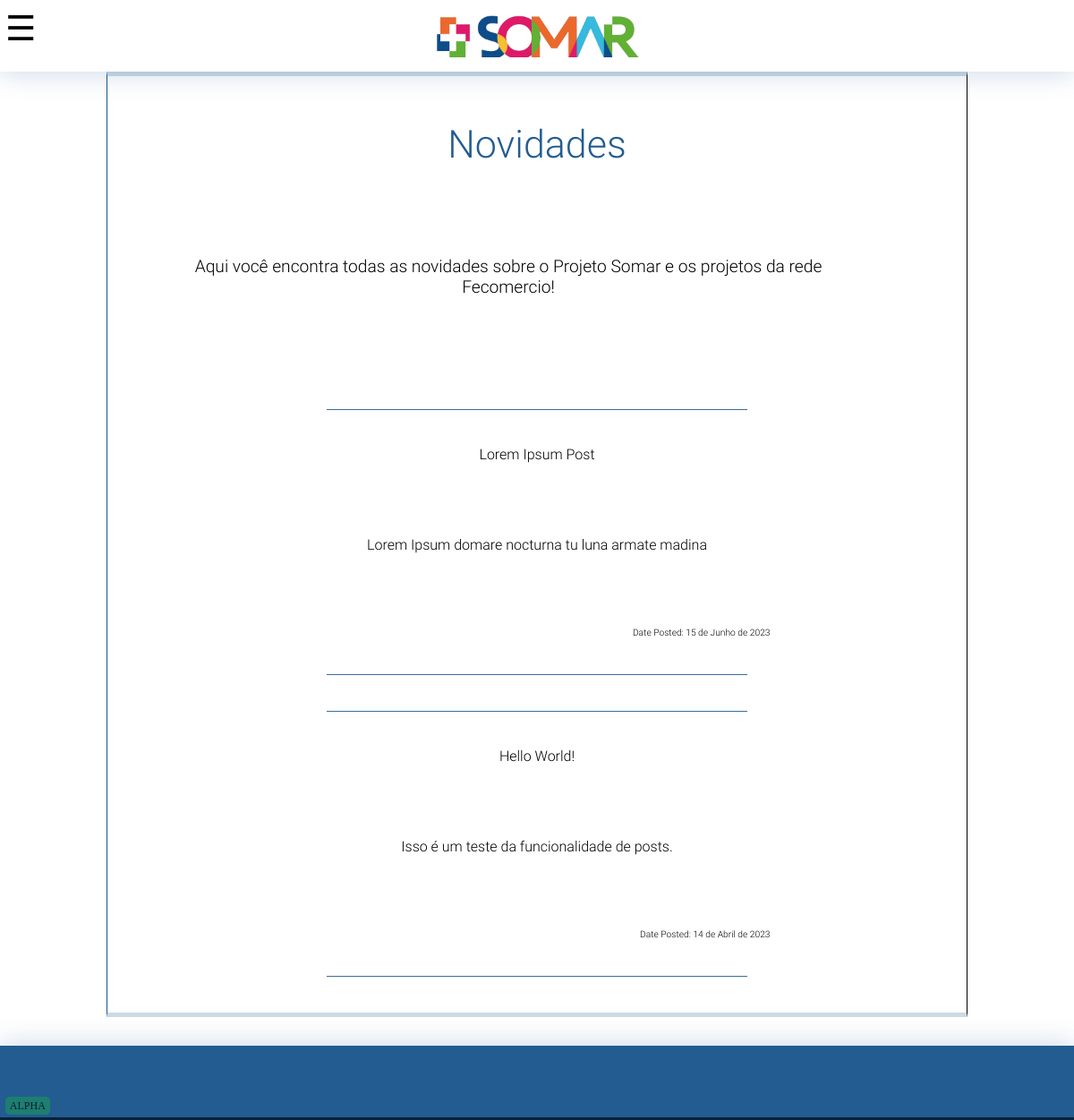
The page /news/ on the database as committed earlier.
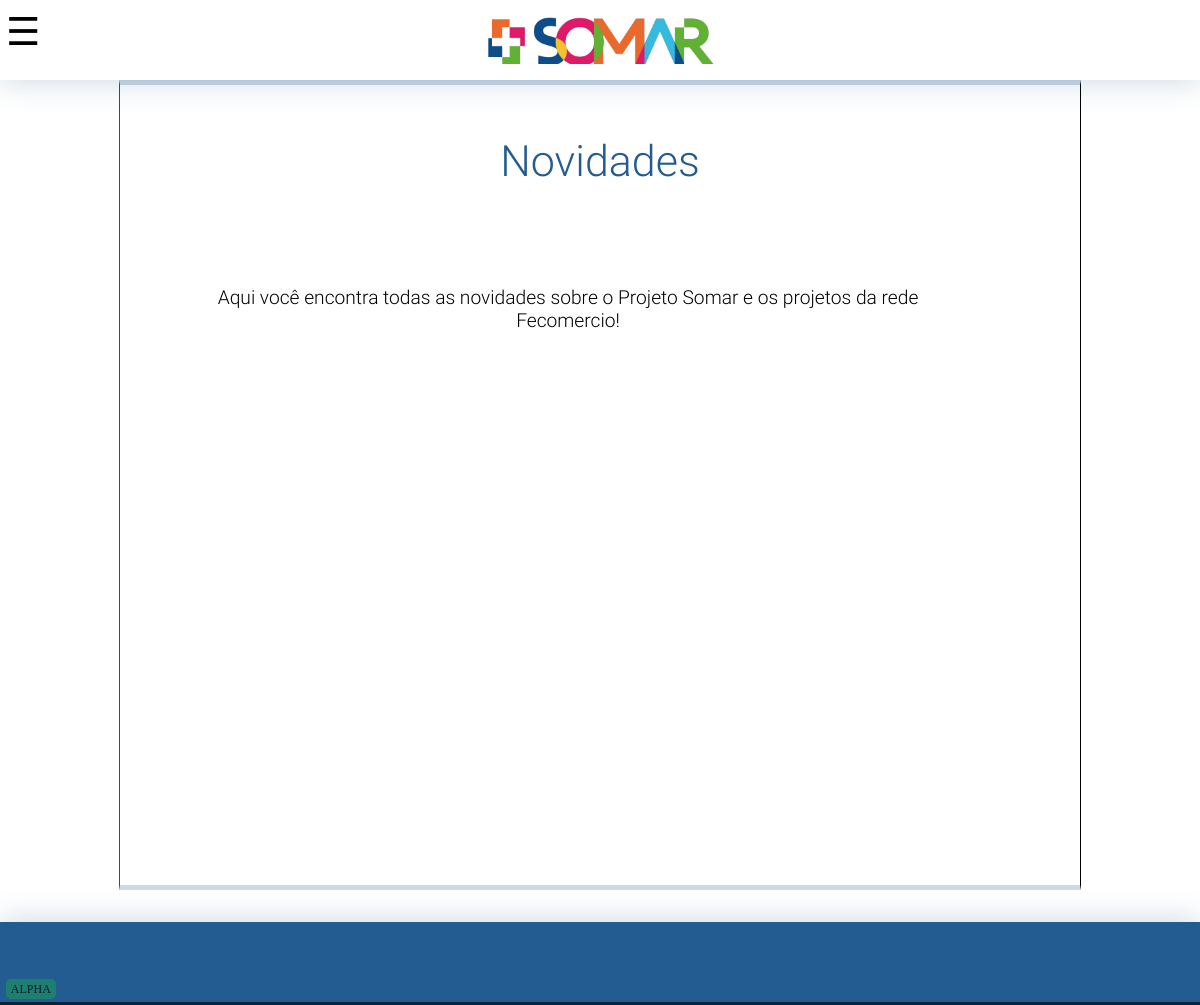
The same page on the database as committed later.
### alexandria_site/models.py (models this page shows, shortened)
class Post(models.Model):
    title = models.CharField("Titulo", max_length=60)
    slug = models.SlugField("Slug", max_length=20)
    content = models.TextField("Conteúdo do Post")
    date_posted = models.DateField("Data de Criação", auto_now_add=True)
    date_edited = models.DateField("Data da Ultima Edição", auto_now=True)

### alexandria_site/views.py (the view)
# urls.py: path("news/", views.news, name='news'),
def news(request):
    posts = reversed(models.Post.objects.all())
    return render(request, 'alexandria_site/news.html', {
        "posts": posts,
        "bgimg": "background-color: var(--lighter);"
    })

### alexandria_site/templates/alexandria_site/news.html
{% extends 'alexandria_site/layout.html' %}
{% block content  %}
<div class="news center">
    <div class="content-section" id="newsAbout">
        <p class="title center"> Novidades </p><br><br>
        <p class="text center"> Aqui você encontra todas as novidades sobre o Projeto Somar e os projetos da rede Fecomercio!</p>
        <br>
    </div>
    <div class="content-section" id="newsPosts">
        {% for post in posts %}
        <div onclick="location.href='#'" id="post"  class="post center">
            <hr style="width: 70%;">
            <div style="max-width: 50vw; margin: 0 auto;">
                <p id="title" class="center">{{post.title}}</p>
                <br>
                <p id="post-content" class="center">{{post.content}}</p>
                <br>
                <p id="date"> Date Posted: {{post.date_posted}}&#160 &#160</p>
            </div>
            <hr style="width: 70%;">
        </div>
        {% endfor %}
    </div>
</div>
{% endblock content  %}

Rows that differ between the two databases and show on the page:
removed Post: title "Lorem Ipsum Post", content "Lorem Ipsum domare nocturna tu luna armate madina", date_posted "15 de Junho de 2023"
removed Post: title "Hello World!", content "Isso é um teste da funcionalidade de posts.", date_posted "14 de Abril de 2023"
